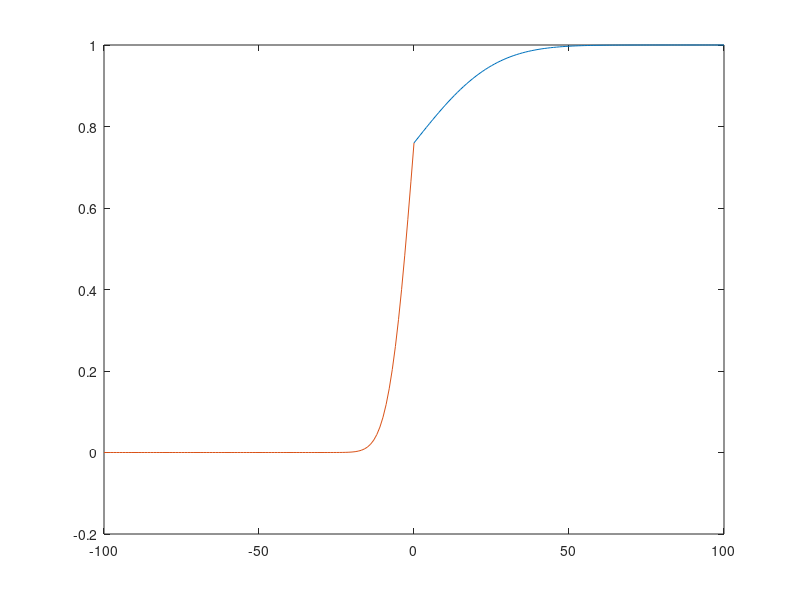

Here is the MATLAB script that generated this plot:
%% infinite composite medium analytical solution 

D1 = 10;
D2 = 1;
k = 1; 
C01 = 0;
C02 = 1;

fun = @(x) 2/pi^0.5 * exp(-x.^2);

y = -100:100;

t = 20;

count =1;

for i=1:length(y)
    if y(i)>= 0
        erf1 = integral(fun,0,y(i)/(2*(D1*t)^0.5));
        c1(count) = C02/(1+k*(D2/D1)^0.5) * (1 + k * (D2/D1)^0.5 * erf1); 
        count = count + 1;
    end
    if y(i)<= 0
        erf2 = integral(fun,0,abs(y(i))/(2*(D2*t)^0.5));
        c2(i) = k*C02 / (1 + k * (D2/D1)^0.5) * (1 - erf2); 
    end 
end

yneg = y(1:101);
ypos = y(101:201);

figure
plot(ypos,c1 )
 hold on 
 
plot(yneg,c2)



